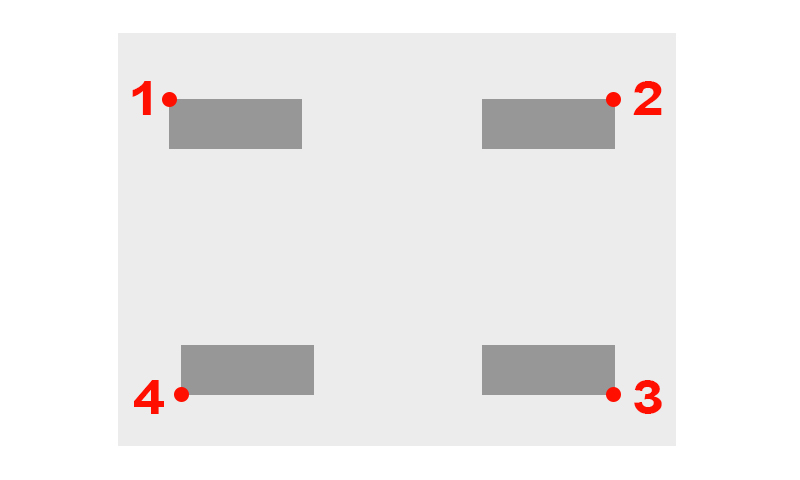
%> input picture DemoImages/ImgFromFile/calib_intructions_top.jpg, 800 x 480 px
$ octave --eval "calibrate_cameras;"   (GNU Octave 9; MATLAB toolbox functions it lacks are replaced by stand-ins)
%> lines starting %> are read from the running program, lines starting %| are printed output that depends on the picture
function calibrate_cameras()
    % The function calibartes the 4 cameras

    global cam_top cam_left cam_right cam_back cam_demo

    global app_state
    app_state = "Calibrate cameras";
    disp(["App state: ",app_state]);

    global isImgFromFile
    imgs_num = input("file index (top_cam_x)? ");
%> the answer given: '../DemoImages/ImgFromFile/calib_intructions_top.jpg'
    folder_name = input("folder name?");
%> the answer given: '../DemoImages/ImgFromFile'
    imgFromFileNames = ["cam_top_"+imgs_num,"cam_left_"+imgs_num,"cam_right_"+imgs_num,"cam_back_"+imgs_num];
    %imgFromFileNames = ["calib_left","calib_right","calib_back"];

    camera_objects = [cam_top,cam_left,cam_right,cam_back];
    camera_names = ["cam_top","cam_left","cam_right","cam_back"];

    instructions_img_top = imread(fullfile("DemoImages","ImgFromFile","calib_intructions_top.jpg"));
%> instructions_img_top is the input picture: size 480x800x3 uint8; mean R, G, B 237.9, 236.3, 236.2
    instructions_img_side_first = imread(fullfile("DemoImages","ImgFromFile","calib_intructions_side_first.jpg"));
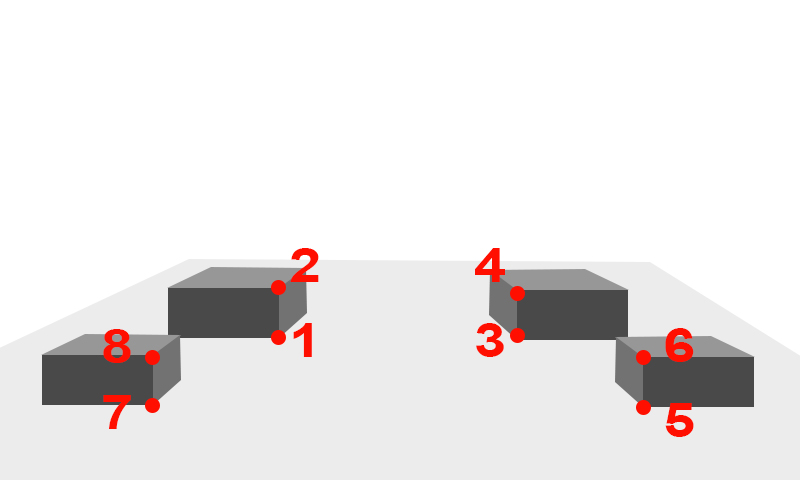
%> input picture DemoImages/ImgFromFile/calib_intructions_side_first.jpg, 800 x 480 px
%> instructions_img_side_first is the input picture: size 480x800x3 uint8; mean R, G, B 235.2, 231.8, 231.6
    instructions_img_side_second = imread(fullfile("DemoImages","ImgFromFile","calib_intructions_side_second.jpg"));
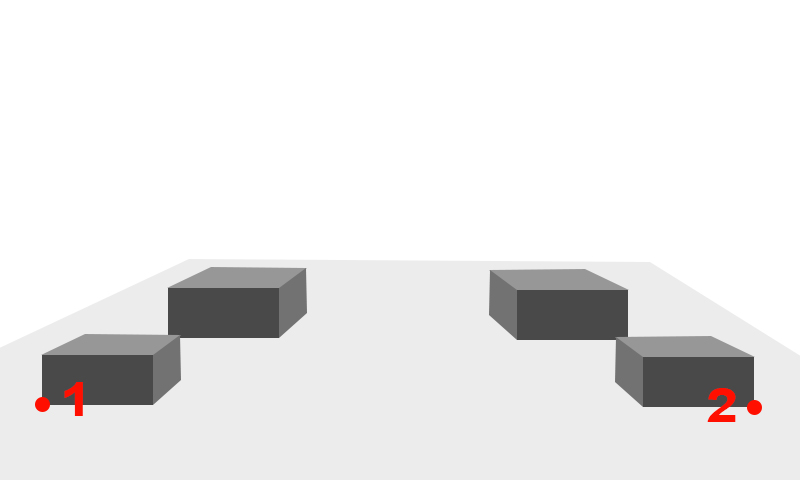
%> input picture DemoImages/ImgFromFile/calib_intructions_side_second.jpg, 800 x 480 px
%> instructions_img_side_second is the input picture: size 480x800x3 uint8; mean R, G, B 234.4, 233.7, 233.6

    % Load var for un-edited values
%> (the run ends here)
